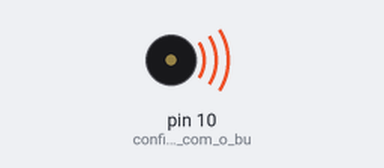
Simulated run of this sketch. Board: Arduino Uno, built with avr-gcc and run on an emulated ATmega328P. On the bench: buzzer (waves = sounding).

Above: at 0.5 s.
Timing chart, 0 to 4.6 s (numbered marks = the images above):
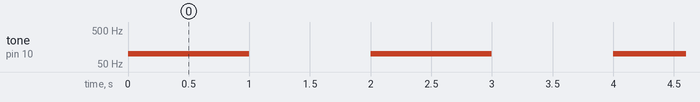

Measured:
- by itself, tone on pin 10 (configura_o_pino_com_o_bu): alternates 100 Hz for 1.0 s and silent for 1.0 s

The sketch:

Pisca_Pisca_Sonoro.ino
```cpp
/*******************************************************************************
* RoboCore Kit Iniciante V8 para Arduino - Fazendo Barulho 1
* Pisca-pisca sonoro.
*******************************************************************************/

int frequencia = 100;

void setup(){
  pinMode(10, OUTPUT); // configura o pino com o buzzer como saída
}

void loop(){
  tone(10, frequencia); // gera frequencia de 2000Hz no buzzer
  delay(1000);
  noTone(10); // para frequencia no buzzer
  delay(1000);
}
```
